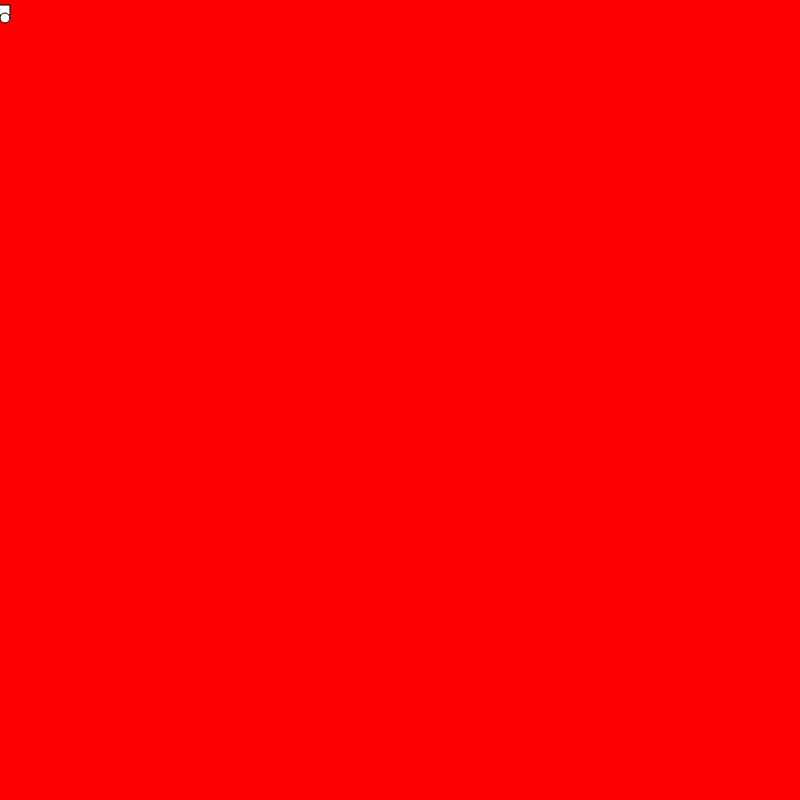
Frame 1 (no input)
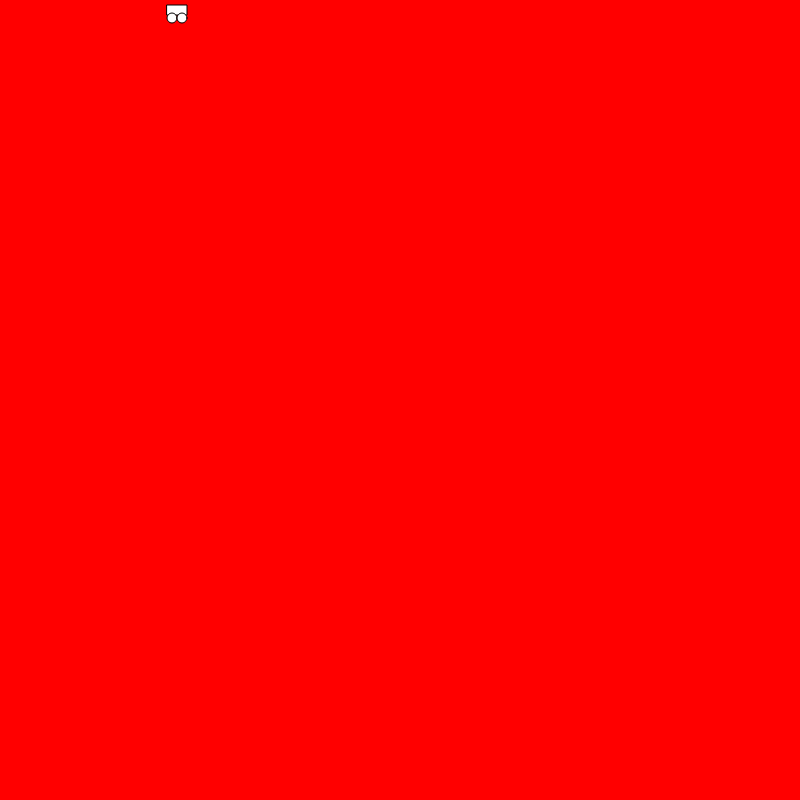
Frame 60 (no input)
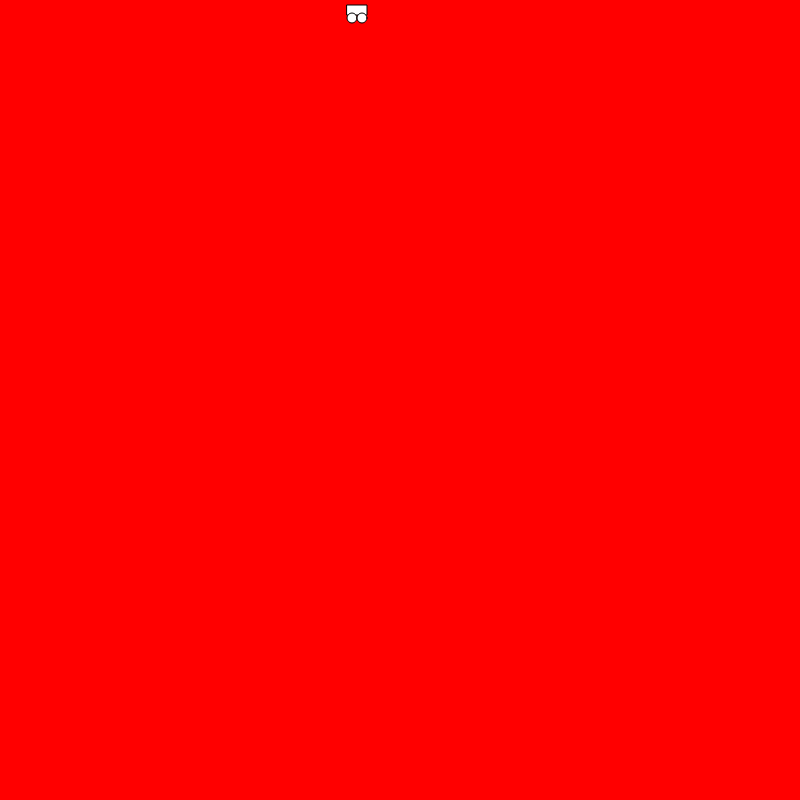
Frame 120 (the mouse pressed at the canvas centre since frame 60)

The p5.js sketch that drew these frames (run headless with seeded random() and noise() and a simulated clock; from frame 60 on, the mouse is pressed at the canvas centre):

// p5.js sketch
// ── sketch.js
var x = 0;

function setup() {
  // put setup code here
  createCanvas(800, 800);
  rectMode(CENTER);
  ellipseMode(CENTER);
}

function draw() {
  // put drawing code here
  background('red');
  rect(x, 10, 20, 10);
ellipse(x - 5, 18, 10, 10);
ellipse(x + 5, 18, 10, 10);
x = x + 3;

if (x > width){
  x = 0;
 }
}
